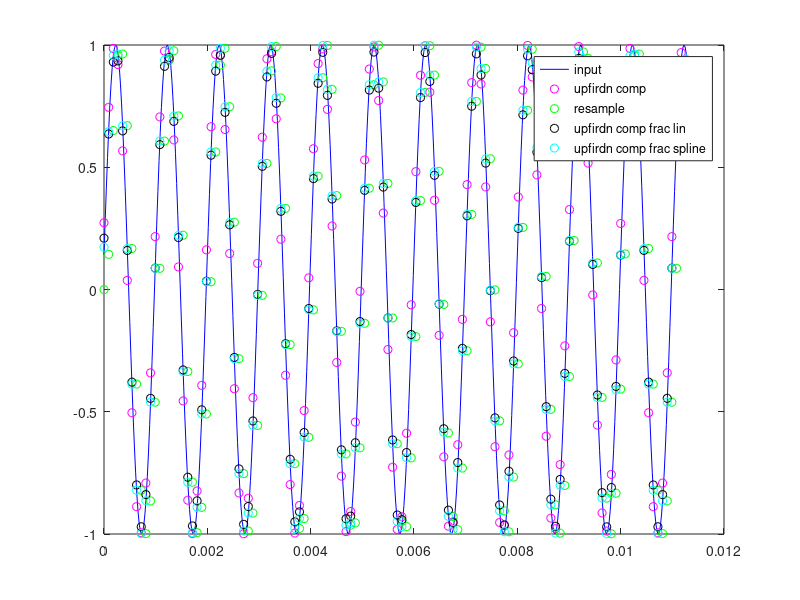

This chart was generated by the following MATLAB code:
clear all;close all;clc

Filter_phase_len=22;
Fs_in=44100;
Fs_out=11100;
Fsig=1e3;
[downfact,upfact]=rat(Fs_in/Fs_out);

input_len=500;

input=sin(2*pi*Fsig/Fs_in*(1:input_len)); 

time_in=0:1/Fs_in:(1/Fs_in)*(input_len-1);


Filter_len=upfact*Filter_phase_len-1;

h=fir1(Filter_len,1/upfact)*upfact;
exact_delay=length(h)/2/downfact;

%%matlab function upfirdn

out_ufd=upfirdn(input,h,upfact,downfact);
filt_del=Filter_phase_len/2;
time_ufd=0:1/Fs_out:(1/Fs_out)*(length(out_ufd)-1);

%%matlab function upfirdn integer group delay equalization

useful_len=ceil(input_len*upfact/downfact);
delay_comp=round(exact_delay);
time_ufd_comp=time_ufd(1:useful_len);
first_useful_sample=delay_comp+1;
out_ufd_comp=out_ufd(first_useful_sample:first_useful_sample+useful_len-1);

%%matlab function upfirdn fractional group delay equalization

delay_comp_int=fix(exact_delay);
delay_comp_frac=mod(exact_delay,delay_comp_int);
first_useful_sample2=delay_comp_int+1;
out_ufd_comp2=out_ufd(first_useful_sample2:first_useful_sample2+useful_len);
lin_coeffs=[delay_comp_frac,1-delay_comp_frac];
out_ufd_comp3=filter(lin_coeffs,1,out_ufd_comp2);
out_ufd_comp_filt=out_ufd_comp3(2:end);
xx=1:useful_len+1;
out_ufd_comp4=spline(xx,out_ufd_comp2,xx+delay_comp_frac);
out_ufd_comp_filt2=out_ufd_comp4(1:end-1);
%%matlab function resample


out_res=resample(input,upfact,downfact,h);
time_res=0:1/Fs_out:(1/Fs_out)*(length(out_res)-1);


% %%matlab function pedantinc
% 
% sig_up=upsample(input,upfact);
% filt_out=filter(h,1,sig_up);
%  out_ped=downsample(filt_out,downfact);
% state=zeros(1,length(h));
% out_ped2=zeros(1,length(filt_out));
% for i=1:length(sig_up)
%     [out_ped2(i),state]=fir_filtering(sig_up(i),h,state);
% end
% time_ped=0:1/Fs_out:(1/Fs_out)*(length(out_ped)-1);


figure('Name','Output Resample');
plot(time_in,input,'b',time_ufd_comp,out_ufd_comp,'om',time_res,out_res,'og',time_ufd_comp,out_ufd_comp_filt,'ok',time_ufd_comp,out_ufd_comp_filt2,'oc');
legend('input','upfirdn comp','resample','upfirdn comp frac lin','upfirdn comp frac spline');

